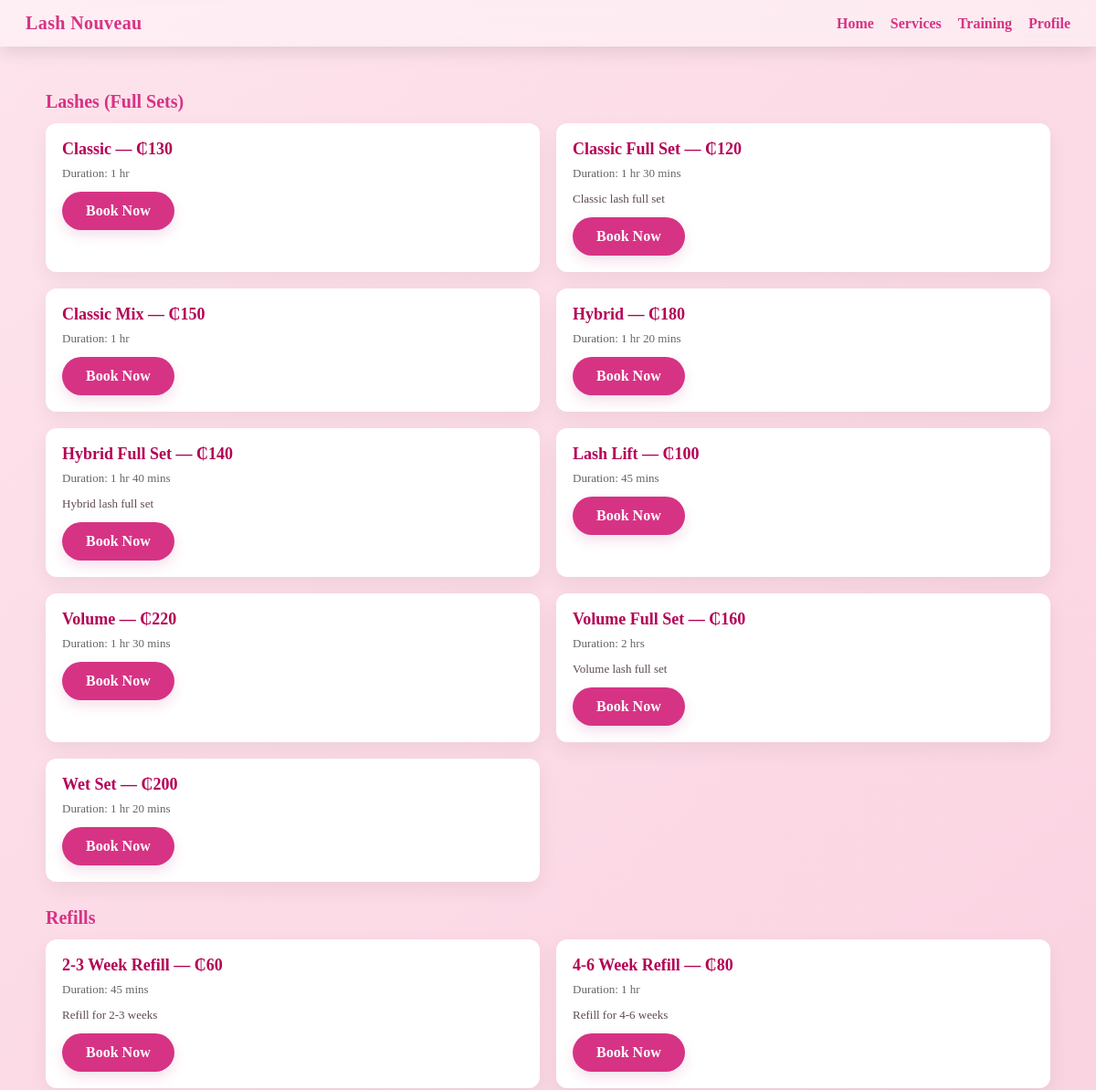
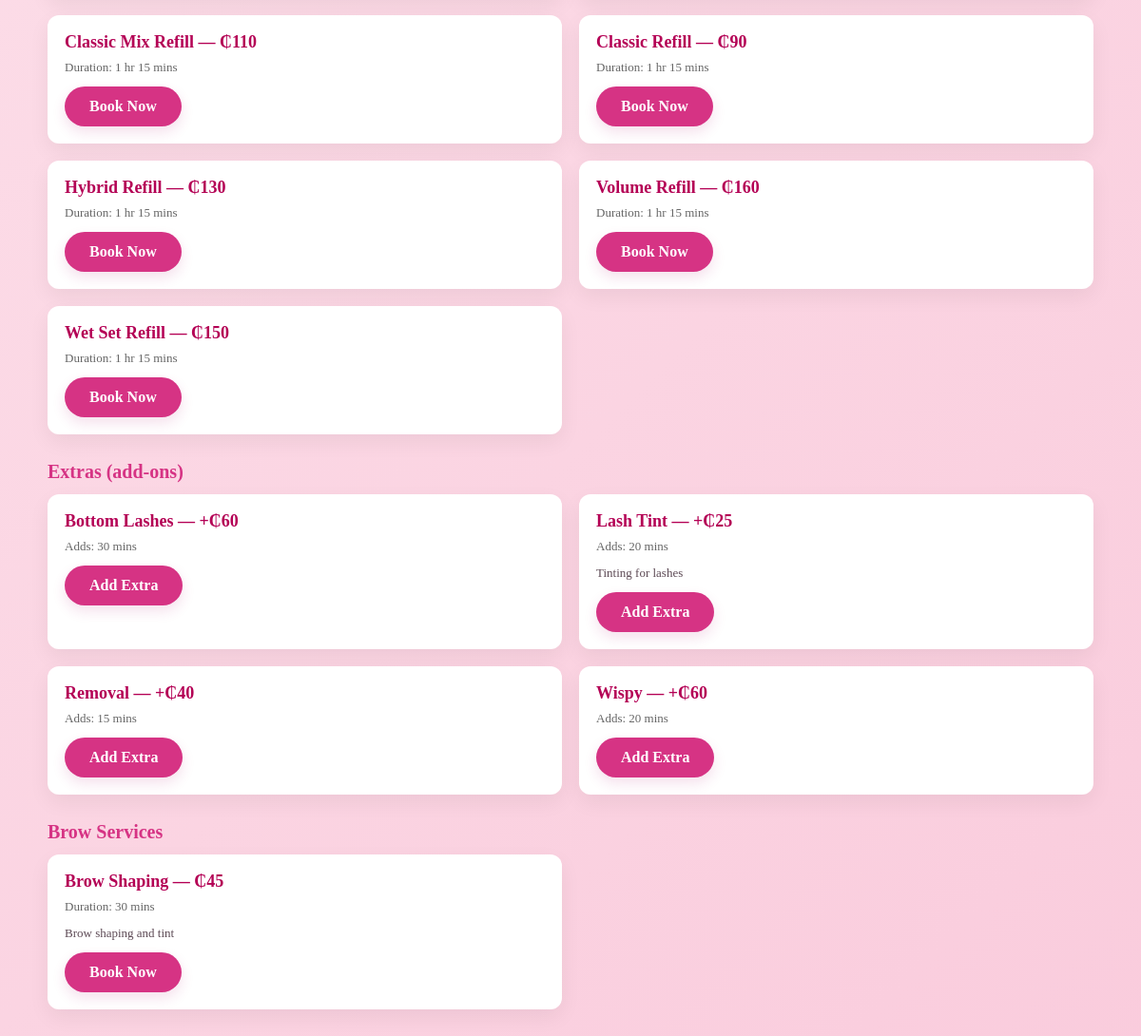
/services.php, run on the app's committed database (2 pictures, top to bottom).
### tables this page shows
CREATE TABLE IF NOT EXISTS services (
    service_id INT AUTO_INCREMENT PRIMARY KEY,
    type_id INT NOT NULL,
    label VARCHAR(150) NOT NULL,
    description TEXT NULL,
    price DECIMAL(10,2) NOT NULL DEFAULT 0.00,
    duration_minutes INT NOT NULL DEFAULT 0,
    is_active TINYINT(1) NOT NULL DEFAULT 1,
    created_at TIMESTAMP DEFAULT CURRENT_TIMESTAMP,
    FOREIGN KEY (type_id) REFERENCES service_types(type_id) ON UPDATE CASCADE ON DELETE RESTRICT
);

### services.php (the view, shortened to what this page needs)
<?php
require_once 'util.php';
require_once 'config.php';
function format_duration_text(int $minutes): string {
    if ($minutes < 60) {
        return $minutes . ' mins';
    }
    $hrs = intdiv($minutes, 60);
    $mins = $minutes % 60;
    if ($mins === 0) {
        return $hrs . ' hr' . ($hrs > 1 ? 's' : '');
    }
    return $hrs . ' hr' . ($hrs > 1 ? 's' : '') . ' ' . $mins . ' mins';
}
$servicesByType = [];
try {
    $sql = "SELECT s.label, s.description, s.price, s.duration_minutes, st.name AS type_name
            FROM services s
            JOIN service_types st ON s.type_id = st.type_id
            WHERE s.is_active = 1
            ORDER BY FIELD(st.name,'lashes_full_set','refill','extra','brow'), s.label";
    $stmt = $pdo->query($sql);
    while ($row = $stmt->fetch(PDO::FETCH_ASSOC)) {
        $servicesByType[$row['type_name']][] = $row;
    }
} catch (PDOException $e) {
    error_log('Services fetch error: ' . $e->getMessage());
}
$headings = [
    'lashes_full_set' => 'Lashes (Full Sets)',
    'refill'          => 'Refills',
    'extra'           => 'Extras (add-ons)',
    'brow'            => 'Brow Services',
];
?>
<div class="container">
  <?php foreach (['lashes_full_set','refill','extra','brow','Home Service'] as $type): ?>
    <?php if (!empty($servicesByType[$type])): ?>
      <h2 class="group-title"><?php echo htmlspecialchars($headings[$type] ?? ucfirst($type)); ?></h2>
      <div class="grid">
        <?php foreach ($servicesByType[$type] as $svc):
            $name    = htmlspecialchars($svc['label']);
            $price   = (float)$svc['price'];
            $minutes = (int)$svc['duration_minutes'];
            $note    = $svc['description'] ? htmlspecialchars($svc['description']) : '';
            $isExtra = ($type === 'extra');
            $durationText = $isExtra ? 'Adds: ' . format_duration_text($minutes) : 'Duration: ' . format_duration_text($minutes);
            $priceText = $isExtra ? '+₵' . rtrim(rtrim(number_format($price,2,'.',''), '0'), '.') : '₵' . rtrim(rtrim(number_format($price,2,'.',''), '0'), '.');
            $btnId = $isExtra ? 'extra-' . $name : '';
        ?>
          <div class="card">
            <div class="service-title"><?php echo $name; ?> — <?php echo $priceText; ?></div>
            <div class="duration"><?php echo $durationText; ?></div>
            <?php if ($note !== ''): ?><div class="note"><?php echo $note; ?></div><?php endif; ?>
            <div style="margin-top:12px">
              <?php if ($isExtra): ?>
                <a id="<?php echo $btnId; ?>" class="btn" onclick="toggleExtra('<?php echo $name; ?>',<?php echo $price; ?>,<?php echo $minutes; ?>)">Add Extra</a>
              <?php else: ?>
                <a class="btn" onclick="selectService('<?php echo $name; ?>',<?php echo $price; ?>,<?php echo $minutes; ?>)">Book Now</a>
              <?php endif; ?>
            </div>
          </div>
        <?php endforeach; ?>
      </div>
    <?php endif; ?>
  <?php endforeach; ?>
</div>

### style.css (style rules this page uses)
:root { --pastel-1: #fde3ec; --pastel-2: #f8bfd4; --pastel-3: #f5a6c6; --deep-pink: #D63384; --deep-pink-dark: #b40055; --white: #ffffff; --text: #4a4a4a; }
* { box-sizing:border-box }
body { margin:0; font-family: 'Playfair Display', serif; color:var(--text); background: linear-gradient(135deg, var(--pastel-1), var(--pastel-2), var(--pastel-3)); background-size:300% 300%; animation: gradientMove 12s ease infinite; -webkit-font-smoothing:antialiased; -moz-osx-font-smoothing:grayscale; }
.container { width:92%; max-width:1100px; margin:100px auto 60px; }
.btn { background: var(--deep-pink); color:var(--white); padding:12px 26px; border-radius:28px; text-decoration:none; display:inline-block; font-weight:600; box-shadow:0 6px 14px rgba(182,32,118,0.14); border:0; cursor:pointer; transition: background .35s ease, transform .25s ease, box-shadow .25s ease; }
.grid { display:grid; gap:18px; grid-template-columns:repeat(2, 1fr); }
.card { background:var(--white); padding:18px; border-radius:12px; box-shadow:0 8px 22px rgba(0,0,0,0.06); transition: transform .22s ease, box-shadow .22s ease; }
.service-title { font-size:18px; color:var(--deep-pink-dark); margin-bottom:8px; font-weight:600; }
.duration { color:#666; font-size:13px; margin-bottom:12px; }
.group-title { margin:28px 0 12px; font-size:20px; color:var(--deep-pink); text-align:left; }
.note { font-size:13px; color:#5d4a55; }

### services.php (style rules this page uses)
.container { padding-bottom: 120px; }

### data on the page
services: label "Classic", price "₵130", duration_minutes "Duration: 1 hr"
services: label "Classic Full Set", price "₵120", duration_minutes "Duration: 1 hr 30 mins", description "Classic lash full set"
services: label "Classic Mix", price "₵150", duration_minutes "Duration: 1 hr"
services: label "Hybrid", price "₵180", duration_minutes "Duration: 1 hr 20 mins"
services: label "Hybrid Full Set", price "₵140", duration_minutes "Duration: 1 hr 40 mins", description "Hybrid lash full set"
services: label "Lash Lift", price "₵100", duration_minutes "Duration: 45 mins"
services: label "Volume", price "₵220", duration_minutes "Duration: 1 hr 30 mins"
services: label "Volume Full Set", price "₵160", duration_minutes "Duration: 2 hrs", description "Volume lash full set"
services: label "Wet Set", price "₵200", duration_minutes "Duration: 1 hr 20 mins"
services: label "2-3 Week Refill", price "₵60", duration_minutes "Duration: 45 mins", description "Refill for 2-3 weeks"
services: label "4-6 Week Refill", price "₵80", duration_minutes "Duration: 1 hr", description "Refill for 4-6 weeks"
services: label "Classic Mix Refill", price "₵110", duration_minutes "Duration: 1 hr 15 mins"
services: label "Classic Refill", price "₵90", duration_minutes "Duration: 1 hr 15 mins"
services: label "Hybrid Refill", price "₵130", duration_minutes "Duration: 1 hr 15 mins"
services: label "Volume Refill", price "₵160", duration_minutes "Duration: 1 hr 15 mins"
services: label "Wet Set Refill", price "₵150", duration_minutes "Duration: 1 hr 15 mins"
services: label "Bottom Lashes", price "+₵60", duration_minutes "Adds: 30 mins"
services: label "Lash Tint", price "+₵25", duration_minutes "Adds: 20 mins", description "Tinting for lashes"
services: label "Removal", price "+₵40", duration_minutes "Adds: 15 mins"
services: label "Wispy", price "+₵60", duration_minutes "Adds: 20 mins"
services: label "Brow Shaping", price "₵45", duration_minutes "Duration: 30 mins", description "Brow shaping and tint"

### other printed values
$headings[$type] "Lashes (Full Sets)"
$headings[$type] "Refills"
$headings[$type] "Extras (add-ons)"
$headings[$type] "Brow Services"
